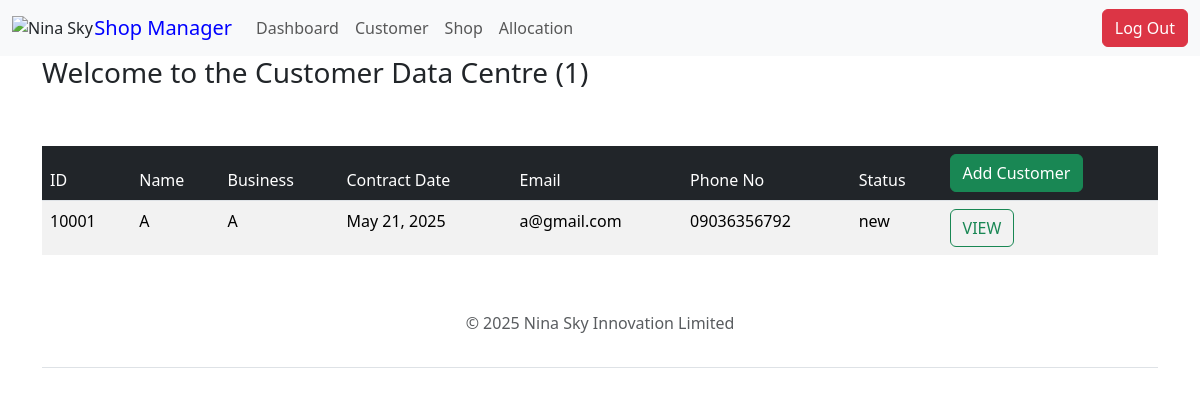
Screenshot of /customer/ (signed in) with the database file from the repository.
### customer/models.py (models this page shows, shortened)
class Customer(models.Model):
    NATURE = [
        ('Supermarket', 'Supermarket'),
        ('Bridal Wears', 'Bridal Wears'),
        ('Laundry', 'Laundry'),
        ('Pharmacy', 'Pharmacy'),
        ('Car Dealer', 'Car Dealer'),
        ('Courier/Dispatch', 'Courier/Dispatch'),
        ('Banking/Insurance', 'Banking/Insurance'),
        ('Barbing/Salon', 'Barbing/Salon'),
        ('Restaurant', 'Restaurant'),
        ('Legal Aid Services', 'Legal Aid Services'),
        ('Food and Drinks', 'Food and Drinks'),
        ('Makeup Artist', 'Makeup Artist'),
        ('Building', 'Building'),
        ('Tailoring', 'Tailoring'),
        ('Studio', 'Studio'),
        ('Beauty Salon', 'Beauty Salon'),
        ('Bakery', 'Bakery'),
        ('Wine Seller', 'Wine Seller'),
        ('Logistics', 'Logistics'),
        ('Clothing', 'Clothing'),
        ('Fabrics', 'Fabrics'),
        ('Oriflame Dealer', 'Oriflame Dealer'),
        ('Fruit Seller', 'Fruit Seller'),
        ('Communication', 'Communication'),
        ('Business Centre', 'Business Centre'),
        ('Bank', 'Bank'),
        ('Tv Repair', 'Tv Repair'),
        ('Hair Business', 'Hair Business'),
        ('Consultancy', 'Consultancy'),
        ('Skin Beauty Store', 'Skin Beauty Store'),
        ('Dispatch Office', 'Dispatch Office'),
        ('Atm Customization', 'Atm Customization'),
        ('Loan Business', 'Loan Business'),
        ('Children Wears', 'Children Wears'),
        ('Electrical/Electronics Store', 'Electrical/Electronics Store'),
        ('Home Wears Store', 'Home Wears Store'),
        ('Travel Agency', 'Travel Agency'),
        ('Photo Studio', 'Photo Studio'),
        ('Real Estate', 'Real Estate'),
        ('Law Firm', 'Law Firm'),
        ('Graphic Design and Branding', 'Graphic Design and Branding'),
        ('Perfumery', 'Perfumery'),
        ('NGO', 'NGO'),
        ('Branding Business', 'Branding Business'),
        ('Pastries & Cake', 'Pastries & Cakes'),
        ('Mtn Service Provider Business', 'Mtn Service Provider Business'),
        ('Cyber Cafe', 'Cyber Cafe'),
        ('Wood Floor Trader', 'Wood Floor Trader'),
        ("Others", "Others")
    ]
    STATUS = [
        ('new', 'New'),
        ('renewal', 'Renewal'),
        ('exited', 'Exited'),
    ]
    REVIWED_CHOICES = [
        ('Is Reviewed', 'Is Reviewed'),
        ('Not Reviewed', 'Not Reviewed')
    ]
    STATES = [
    ("Abia", "Abia"),
    ("Abuja", "Abuja"),
    ("Adamawa", "Adamawa"),
    ("Akwa Ibom", "Akwa Ibom"),
    ("Anambra", "Anambra"),
    ("Bauchi", "Bauchi"),
    ("Bayelsa", "Bayelsa"),
    ("Benue", "Benue"),
    ("Borno", "Borno"),
    ("Cross River", "Cross River"),
    ("Delta", "Delta"),
    ("Ebonyi", "Ebonyi"),
    ("Edo", "Edo"),
    ("Ekiti", "Ekiti"),
    ("Enugu", "Enugu"),
    ("Gombe", "Gombe"),
    ("Imo", "Imo"),
    ("Jigawa", "Jigawa"),
    ("Jos", "Jos"),
    ("Kaduna", "Kaduna"),
    ("Kano", "Kano"),
    ("Katsina", "Katsina"),
    ("Kebbi", "Kebbi"),
    ("Kogi", "Kogi"),
    ("Kwara", "Kwara"),
    ("Lagos", "Lagos"),
    ("Nasarawa", "Nasarawa"),
    ("Niger", "Niger"),
    ("Ogun", "Ogun"),
    ("Ondo", "Ondo"),
    ("Osun", "Osun"),
    ("Oyo", "Oyo"),
    ("Plateau", "Plateau"),
    ("Rivers", "Rivers"),
    ("Sokoto", "Sokoto"),
    ("Taraba", "Taraba"),
    ("Yobe", "Yobe"),
    ("Zamfara", "Zamfara"),
    ("Others", "Others")
]
    TITLE_CHOICES = [
        ("Mr", "Mr"),
        ("Mrs", "Mrs"),
        ('Miss', 'Miss'),
        ("Engr.", "Engr."),
        ("Dr.", "Dr."),
        ("Miss", "Miss"),
    ]
    no = models.CharField(max_length=5, unique=True)
    title = models.CharField(max_length=10, choices=TITLE_CHOICES, default="Mr")
    name = models.CharField(max_length=100)
    business = models.CharField(max_length=225)
    email = models.EmailField()
    phone = models.CharField(max_length=11)
    dob = models.DateField(default=None)
    address = models.CharField(max_length=225)
    state = models.CharField(max_length=225, choices=STATES)
    other_state = models.CharField(max_length=255, blank=True, null=True)
    occupation = models.CharField(max_length=50)
    nature = models.CharField(max_length=255, choices=NATURE, default="")
    status = models.CharField(max_length=10, choices=STATUS, default='')
    is_reviewed = models.BooleanField(default=True)
    date = models.DateField()
    outstanding_balance = models.IntegerField(blank=True, null=True)
    data_entry_officer_note = models.TextField(max_length=1000, blank=True, null=True)
    review_officer_note = models.TextField(max_length=1000, blank=True, null=True)
    approval_officer_note = models.TextField(max_length=1000, blank=True, null=True)
    approval =models.BooleanField(default=False)
    exitdate = models.DateField(blank=True, null=True)
    nextdue = models.DateField(blank=True, null=True)
    class Meta:
          ordering = ["no"]

### customer/views.py (the view)
# urls.py: path('customer/', include('customer.urls')),
@login_required
def customer (request):
    count = Customer.objects.exclude(status='exited').count()
    customers = Customer.objects.all()
    nature_counts = Counter(customers.values_list('nature', flat=True))
    labels = list(nature_counts.keys())
    data = list(nature_counts.values())
    return render(request, 'customer/customer.html', {'count': count, 'customer_list' : Customer.objects.all(), 'labels': labels, 'data': data})

### templates/customer/customer.html (shortened to what this page needs)
{% extends 'base.html' %} {% block title %} Nina Sky Portal | Customer Data {% endblock %}
{% block content %}
<div class="container">
    <div class="row">
        <h3>Welcome to the Customer Data Centre ({{count}})</h3>
    </div>
    <br>
    <br>
    <div class="row justify-content-center">
                <div class="col-md-12">
                    <table class="table table-hover  table-striped table-borderless">
                        <thead class="table-dark border-bottom">
                            <tr>
                                <td>ID</td>
                                <td>Name</td>
                                <td>Business </td>
                                <td>Contract Date</td>
                                <td>Email</td>
                                <td>Phone No</td>
                                 <td>Status</td>
                                <td>  <a href="form/" class="btn btn-success btn-md">Add Customer</a></td>
                            </tr>
                        </thead>
                        <tbody>
                            {% for customer in customer_list %}
                            <tr>
                            <td>{{customer.no}}</td>
                            <td>{{customer.name}}</td>
                            <td>{{customer.business}}</td>
                            <td>{{customer.date}}</td>
                            <td>{{customer.email}}</td>
                            <td>{{customer.phone}}</td>
                            <td>{{customer.status}}</td>
                            <td>
                             <a href="{% url 'customer_update' customer.id %}" class="btn btn-outline-success">
                             VIEW
                             </a>
                            </td>
                            </tr>
                            {% endfor %}
                        </tbody>
                        </table>
                </div>
    </div>
</div>
{% endblock %}

### rows the page displays
Customer: no "10001", name "A", business "A", date "May 21, 2025", email "a@gmail.com", phone "09036356792", status "new"

### other values shown
{{ count }} "1"
